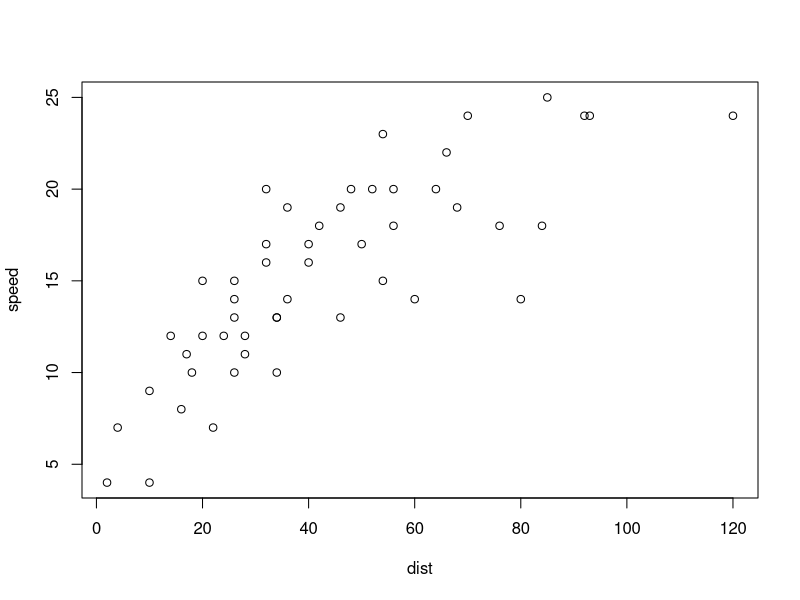
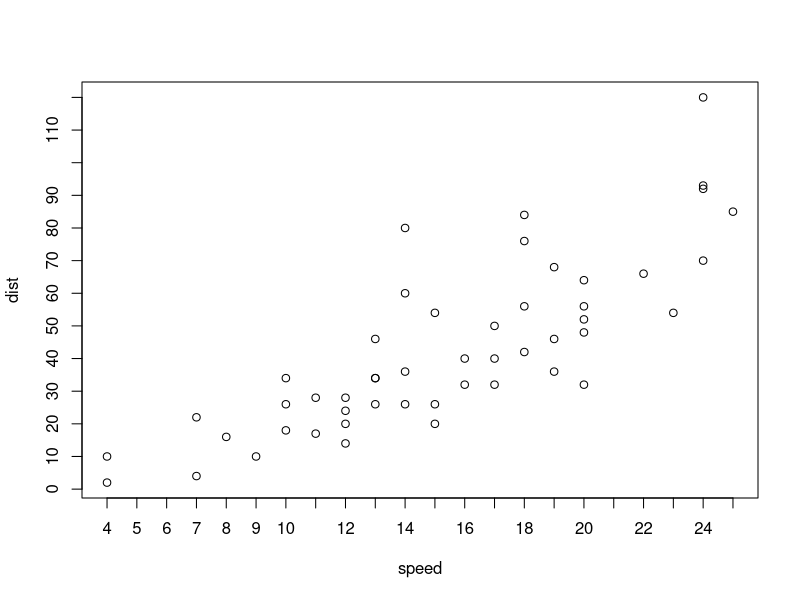
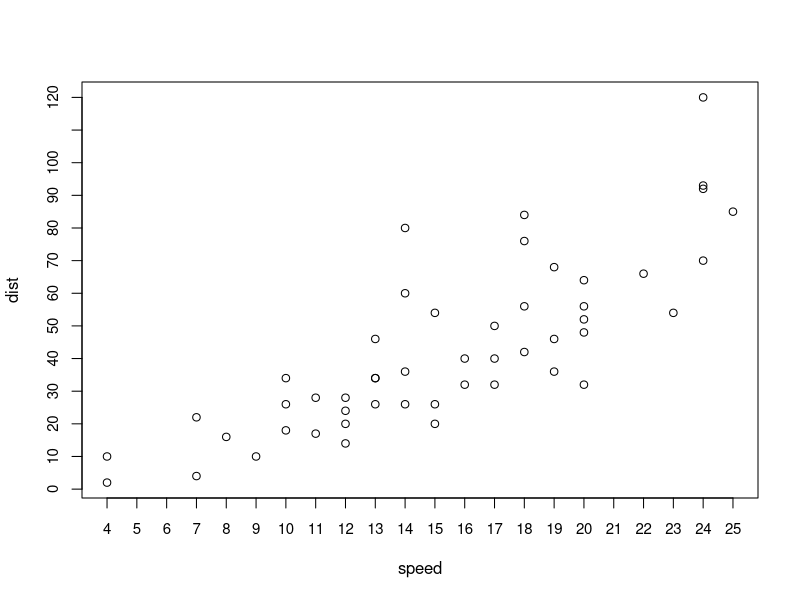
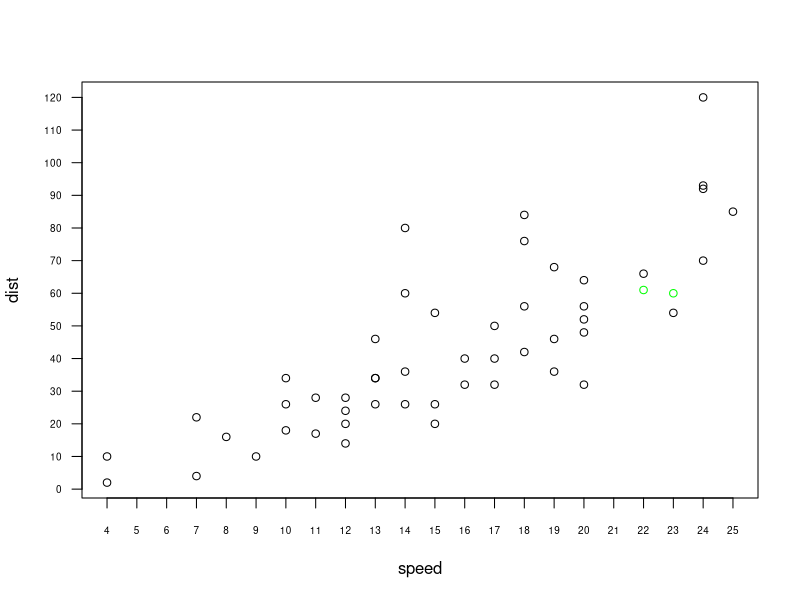
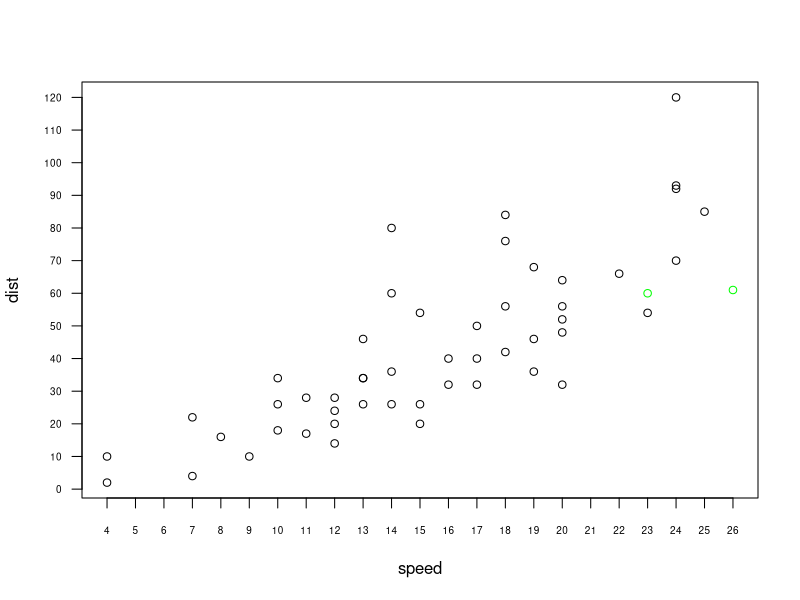
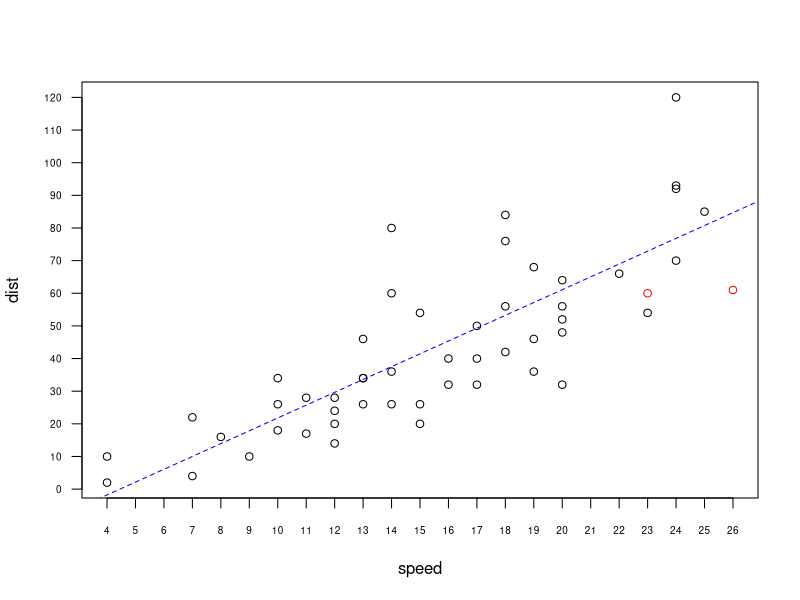
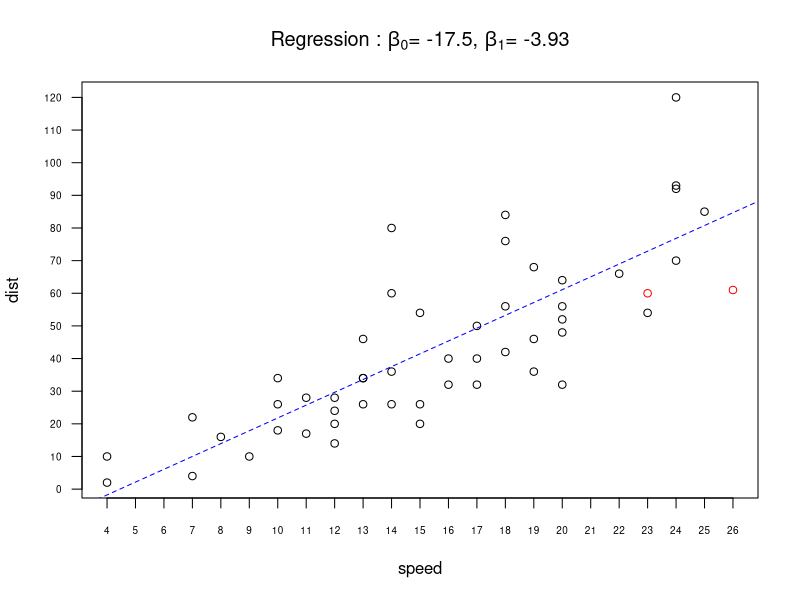
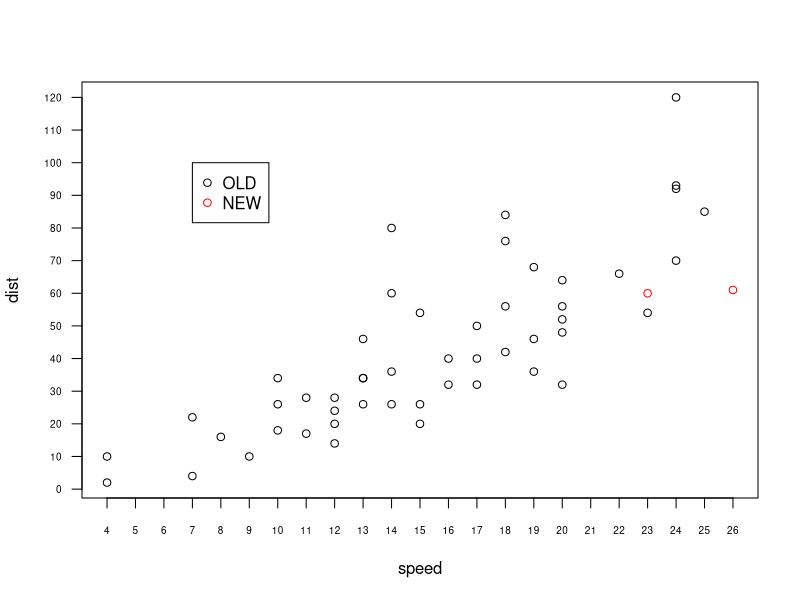

Source code (R) for these figures, in order: (Note: this script raises an error after producing the figures.)
cars
names(cars)
plot(speed~dist,cars)
plot(dist~speed,cars,lab=c(20,10,5))
plot(cars, lab=c(20,10,6), cex.axis=.9)
plot(cars, lab=c(20,10,6), cex.axis=.6, las=1)
points(x=c(23,22) ,y=c(60,61) ,col ="green")
plot(cars, lab=c(20,10,6), cex.axis=.6, las=1,xlim=c(4,26))
points(x=c(23,26) ,y=c(60,61) ,col ="green")
plot(cars, lab=c(20,10,6), cex.axis=.6, las=1, xlim=c(4,26))
points(x=c(23,26), y=c(60,61), col="red")
abline(a=-17.5, b=3.93, col="blue", lty=2)
#lty =linetype:
plot(cars, lab=c(20,10,6), cex.axis=.6, las=1, xlim=c(4,26))
points(x=c(23,26), y=c(60,61), col="red")
abline(a=-17.5, b=3.93, col="blue", lty=2)
title(expression(paste("Regression : ",beta[0], "= -17.5, ", beta[1], "= -3.93")))

plot(cars, lab=c(20,10,6), cex.axis=.6, las=1, xlim=c(4,26))
points(x=c(23,26), y=c(60,61), col="red")
legend(7,100,c("OLD","NEW"),col=c("black","red"),pch =1)
par(mfrow(1,2))
hist(cars[,1] ,,main="Speed")
hist(cars[,2],main="Distance")

par(mfrow=c(1,3))
hist(cars[,2], main="Distance histogram", xlab="Distance")
hist(cars[,1], main="Speed histogram", xlab="Speed")
hist(cars[,2], main="Distance histogram", xlab="Distance")
layout(matrix(c(1,1,2,3,4,5), ncol=3))
plot(cars,main="Scatter Plot", las=1)
hist(cars[,1], main="Speed histogram", xlab="Speed")
hist(cars[,2], main="Distance histogram", xlab="Distance")
hist(cars[,1], main="Speed histogram", xlab="Speed")
hist(cars[,2], main="Distance histogram", xlab="Distance")
